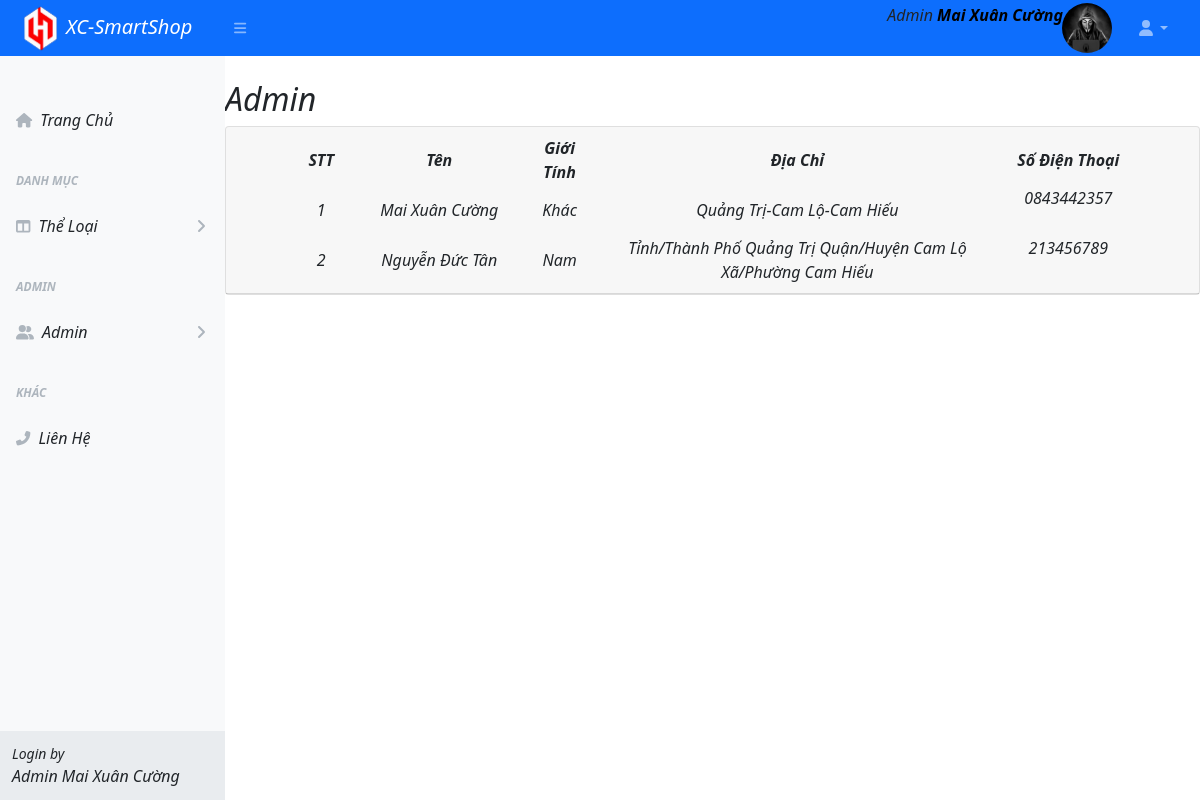
Screenshot of /customer/index1.php (signed in) with the database file from the repository.
### tables this page shows
CREATE TABLE `customer` (
  `id_customer` int(11) NOT NULL,
  `name_customer` varchar(50) DEFAULT NULL,
  `gender_customer` varchar(10) DEFAULT NULL,
  `address_customer` varchar(255) DEFAULT NULL,
  `phone_customer` varchar(40) DEFAULT NULL,
  `gmail_customer` varchar(50) DEFAULT NULL,
  `pass` varchar(50) DEFAULT NULL,
  `role` varchar(255) DEFAULT NULL
);

### customer/index1.php (the view, shortened to what this page needs)
<?php
include_once "./../layout/header.php";
?>
<?php include_once "./../layout/sidebar.php";?>
<?php
global $conn;
$sql = "SELECT * FROM customer WHERE role = 'Admin'";
$stmt = $conn->query($sql);
$stmt->setFetchMode(PDO::FETCH_OBJ);
$rows = $stmt->fetchAll();
?>
<div id="layoutSidenav">
    <div id="layoutSidenav_content">
        <main>
    <div class="row">
            <div class="col-xl-12">
            <h2 class="mt-4"><i>Admin</h2>
                    <div class="card mb-4">
                        <div  style="text-align: center" class="card-header">
                <div class="container-fluid px-4">
            <div class="container-fluid px-4">
                <table >
                    <thead class="thead-dark">
                        <tr>
                            <th width="100px" ><i>STT</i></th>
                            <th width="300px" ><i>Tên</i></th>
                            <th width="100px" ><i>Giới Tính</i></th>
                            <th width="750px"><i>Địa Chỉ</i></th>
                            <th width="180px"><i>Số Điện Thoại</i></th>
                        </tr>
                    </thead>
                    <?php foreach ($rows as $key => $row) { ?>
                        <tbody>
                            <tr>
                                <td ><?=$key + 1 ?></i></td>
                                <td><i><?=$row->name_customer?></i></td>
                                <td><i><?=$row->gender_customer?></i></td>
                                <td><i><?=$row->address_customer?></i></td>
                                <td><i><?=$row->phone_customer?></i><br> <br></td>
                            </tr>
                        </tbody>
                    <?php } ?>
                </table>
            </div>
        </main>
    </div>
</div>
<?php include_once "./../layout/footer.php";?>

### rows the page displays
customer: name_customer "Mai Xuân Cường", gender_customer "Khác", address_customer "Quảng Trị-Cam Lộ-Cam Hiếu", phone_customer "0843442357"
customer: name_customer "Nguyễn Đức Tân", gender_customer "Nam", address_customer "Tỉnh/Thành Phố Quảng Trị Quận/Huyện Cam Lộ Xã/Phường Cam Hiếu", phone_customer "213456789"

### other values shown
$_SESSION['admin'] "Mai Xuân Cường"
